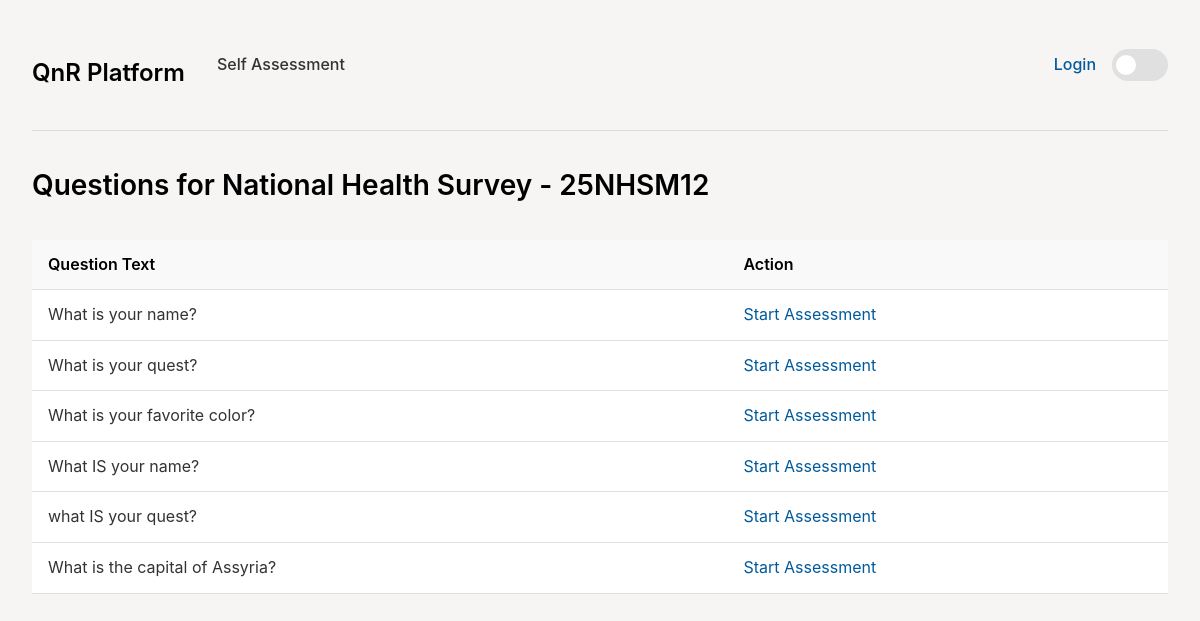
Screenshot of /assessment/version/1/ with the database file from the repository.
### surveys/models.py (models this page shows, shortened)
class SurveyVersion(models.Model):
    class Status(models.TextChoices):
        DRAFT = "DRAFT", "Draft"
        ACTIVE = "ACTIVE", "Active"
        LOCKED = "LOCKED", "Locked"
        ARCHIVED = "ARCHIVED", "Archived"
    class SurveyInterval(models.TextChoices):
        MONTHLY = "M", "Monthly"
        QUARTERLY = "Q", "Quarterly"
        BIANNUALLY = "B", "Biannually"
        ANNUALLY = "A", "Annually"
    survey = models.ForeignKey(
        Survey,
        on_delete=models.CASCADE,
        related_name="versions",
    )
    version_label = models.CharField(
        max_length=50,
        blank=True,
        help_text="Human-friendly label, e.g. '2025-03' or 'Round 1-2025'.",
    )
    version_date = models.DateField(
        default=datetime.date.today,
        help_text="Reference date of this version/wave.",
    )
    interval = models.CharField(
        max_length=20,
        choices=SurveyInterval.choices,
        help_text="The frequency of the survey.",
    )
    status = models.CharField(
        max_length=20,
        choices=Status.choices,
        default=Status.DRAFT,
        help_text="Draft: editable; Active: in collection; Locked: structure frozen; Archived: historic.",
    )
    metadata = models.JSONField(
        blank=True,
        default=dict,
        help_text="Optional metadata, e.g. sampling frame info, notes, etc.",
    )
    created_at = models.DateTimeField(auto_now_add=True)
    updated_at = models.DateTimeField(auto_now=True)
    class Meta:
        ordering = ["-version_date", "-id"]
        unique_together = ("survey", "version_label")

class Survey(models.Model):
    class Status(models.TextChoices):
        DRAFT = "DRAFT", "Draft"
        ACTIVE = "ACTIVE", "Active"
        ARCHIVED = "ARCHIVED", "Archived"
    name = models.CharField(max_length=255, unique=True)
    code = models.CharField(
        max_length=50,
        unique=True,
        blank=True,
        help_text="Optional short code, e.g. LFS_2025.",
    )
    slug = models.SlugField(
        max_length=255,
        unique=True,
        blank=True,
        help_text="Auto-generated from name if left blank.",
    )
    description = models.TextField(blank=True)
    status = models.CharField(
        max_length=20,
        choices=Status.choices,
        default=Status.DRAFT,
        help_text="Draft: still being designed. Active: in use. Archived: no longer used.",
    )
    owner = models.ForeignKey(
        User,
        on_delete=models.SET_NULL,
        null=True,
        blank=True,
        related_name="owned_surveys",
        help_text="Primary responsible person for this survey.",
    )
    editors = models.ManyToManyField(
        User,
        blank=True,
        related_name="editable_surveys",
        help_text="Users allowed to edit survey structure.",
    )
    created_at = models.DateTimeField(auto_now_add=True)
    updated_at = models.DateTimeField(auto_now=True)
    class Meta:
        ordering = ["name"]

class SurveyQuestion(models.Model):
    class ResponseType(models.TextChoices):
        BINARY = "BINARY", "Yes/No (Binary)"
        SINGLE_CHOICE = "SINGLE_CHOICE", "Single Choice"
        MULTIPLE_CHOICE = "MULTIPLE_CHOICE", "Multiple Choice"
        FREE_TEXT = "FREE_TEXT", "Free Text"
        NUMERIC = "NUMERIC", "Numeric"
        DATE = "DATE", "Date"
        DATETIME = "DATETIME", "Date & Time"
        SCALE = "SCALE", "Scale (e.g. 1–5)"
    survey_version = models.ForeignKey(
        SurveyVersion,
        on_delete=models.CASCADE,
        related_name="questions",
    )
    code = models.CharField(
        max_length=50,
        blank=True,
        help_text="Optional question code, e.g. Q1, A01, etc.",
    )
    text = models.TextField(help_text="Full text of the question as seen by the respondent.")
    help_text = models.TextField(
        blank=True,
        help_text="Optional help text / enumerator instructions.",
    )
    section_label = models.CharField(
        max_length=255,
        blank=True,
        help_text="Optional logical section/group name for reporting only.",
    )
    response_type = models.CharField(
        max_length=30,
        choices=ResponseType.choices,
        default=ResponseType.FREE_TEXT,
        help_text="Basic expected response type; detailed coding/validation can live elsewhere.",
    )
    is_required = models.BooleanField(
        default=False,
        help_text="Whether the question must be answered in data collection.",
    )
    metadata = models.JSONField(
        blank=True,
        default=dict,
        help_text="Optional extra structure (allowed values, ranges, skip tags, etc.).",
    )
    created_at = models.DateTimeField(auto_now_add=True)
    updated_at = models.DateTimeField(auto_now=True)
    class Meta:
        ordering = ["id"]
    def short_text(self) -> str:
        return self.text[:150] + ("..." if len(self.text) > 150 else "")
    short_text.short_description = "Question Text"

### assessment_runs/views.py (the view)
# urls.py: path('version/<int:version_id>/', views.survey_question_list, name='survey_question_list'),
def survey_question_list(request, version_id):
    version = get_object_or_404(SurveyVersion, pk=version_id)
    questions = version.questions.all()
    first_assessment_question = AssessmentQuestion.objects.filter(outgoing_rules__isnull=True).first()
    return render(request, 'assessment_runs/survey_question_list.html', {
        'version': version,
        'questions': questions,
        'first_assessment_question': first_assessment_question,
    })

### templates/assessment_runs/survey_question_list.html (shortened to what this page needs)
{% extends "base.html" %}
{% block content %}
    <h2>Questions for {{ version.survey.name }} - {{ version.version_label }}</h2>
    <table class="data-table">
        <thead>
            <tr>
                <th>Question Text</th>
                <th>Action</th>
            </tr>
        </thead>
        <tbody>
            {% for question in questions %}
                <tr>
                    <td>{{ question.text }}</td>
                    <td>
                        {% if first_assessment_question %}
                            <a href="{% url 'assessment_page' first_assessment_question.id %}?survey_question_id={{ question.id }}">Start Assessment</a>
                        {% else %}
                            No assessment configured
                        {% endif %}
                    </td>
                </tr>
            {% endfor %}
        </tbody>
    </table>
{% endblock %}

### templates/base.html (shortened to what this page needs)
{% load static %}
<!DOCTYPE html>
<html lang="en">
<head>
    <link rel="stylesheet" href="{% static 'css/base.css' %}">
</head>
<body>
    <header>
        <h1><a href="{% url 'home' %}" class="logo">QnR Platform</a></h1>
        <nav>
            <ul>
                <li><a href="{% url 'survey_list' %}">Self Assessment</a></li>
            </ul>
        </nav>
        <div class="header-actions">
            <a href="#" class="auth-link">Login</a>
            <div class="theme-switch" id="theme-switch">
                <div class="theme-switch-toggle"></div>
            </div>
        </div>
    </header>
    <main>
        {% block content %}
        {% endblock %}
    </main>
</body>
</html>

### static/css/base.css (style rules this page uses)
body { font-family: -apple-system, BlinkMacSystemFont, "Segoe UI", Roboto, "Helvetica Neue", Arial, sans-serif; margin: 0; transition: background-color 0.3s, color 0.3s; padding: 0 2rem; line-height: 1.6; }
body { background-color: #f6f5f4; color: #333333; }
h1, h2, h3, h4, h5, h6 { font-weight: 600; color: #000000; }
h1 { font-size: 2.25rem; margin-bottom: 1rem; }
h2 { font-size: 1.75rem; margin-bottom: 1rem; }
a { color: #005a9c; text-decoration: none; transition: color 0.2s; }
header { display: flex; justify-content: space-between; align-items: center; padding: 1rem 0; background-color: transparent; border-bottom: 1px solid #dcdcdc; margin-bottom: 2rem; }
.logo { margin: 0; font-size: 1.5rem; color: #000000; text-decoration: none; }
nav { flex-grow: 1; margin-left: 2rem; }
nav ul { margin: 0; padding: 0; list-style: none; display: flex; gap: 1.5rem; }
nav a { text-decoration: none; color: #333; font-weight: 500; }
.header-actions { display: flex; align-items: center; gap: 1rem; }
.auth-link { font-weight: 500; }
.theme-switch { display: flex; align-items: center; justify-content: space-between; cursor: pointer; background-color: #e0e0e0; border-radius: 9999px; padding: 4px; width: 48px; height: 24px; position: relative; }
.theme-switch-toggle { position: absolute; width: 20px; height: 20px; background-color: #ffffff; border-radius: 50%; transition: transform 0.3s; left: 4px; }
.data-table { width: 100%; border-collapse: collapse; margin-top: 2rem; background-color: #ffffff; }
.data-table th, .data-table td { padding: 0.75rem 1rem; text-align: left; border-bottom: 1px solid #e0e0e0; }
.data-table th { background-color: #f9f9f9; font-weight: 600; color: #000000; }

### rows the page displays
SurveyVersion: survey.name "National Health Survey", version_label "25NHSM12"
SurveyQuestion: text "What is your name?"
SurveyQuestion: text "What is your quest?"
SurveyQuestion: text "What is your favorite color?"
SurveyQuestion: text "What IS your name?"
SurveyQuestion: text "what IS your quest?"
SurveyQuestion: text "What is the capital of Assyria?"
